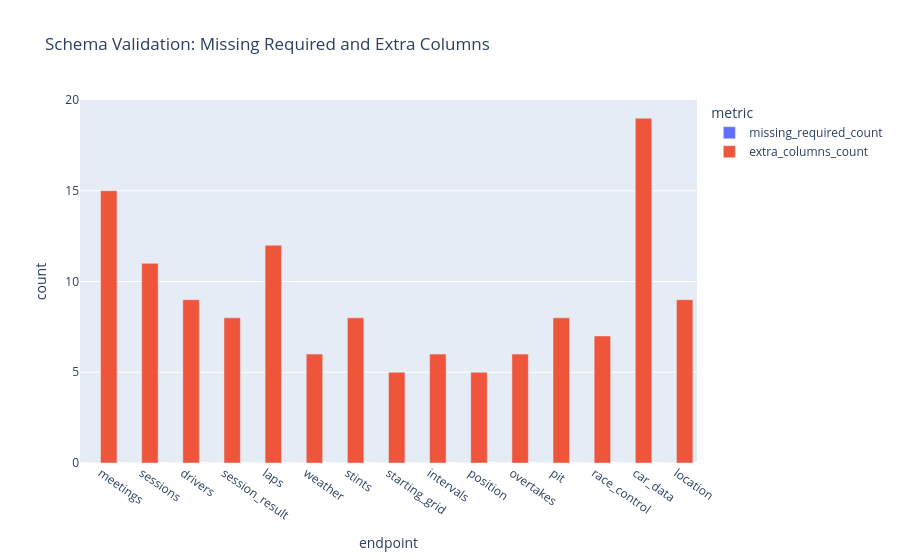

Notebook source saved alongside this figure:
### Code cell
plot_df = schema_df[["endpoint", "missing_required_count", "extra_columns_count"]].melt(id_vars="endpoint", var_name="metric", value_name="count")
fig = px.bar(plot_df, x="endpoint", y="count", color="metric", barmode="group", title="Schema Validation: Missing Required and Extra Columns")
fig.update_xaxes(tickangle=35)
fig.write_html(OUTPUT_CHARTS / "schema_validation.html", include_plotlyjs="cdn")
try:
    fig.write_image(OUTPUT_CHARTS / "schema_validation.png")
except Exception:
    pass
fig.show()

### Figure 1 — Plotly figure (JSON) as saved in the notebook; plotly's stock layout.template omitted (floating-point values rounded to 4 significant figures)
{"data": [{"alignmentgroup": "True", "hovertemplate": "metric=missing_required_count<br>endpoint=%{x}<br>count=%{y}<extra></extra>", "legendgroup": "missing_required_count", "marker": {"color": "#636efa", "pattern": {"shape": ""}}, "name": "missing_required_count", "offsetgroup": "missing_required_count", "orientation": "v", "showlegend": true, "textposition": "auto", "type": "bar", "x": ["meetings", "sessions", "drivers", "session_result", "laps", "weather", "stints", "starting_grid", "intervals", "position", "overtakes", "pit", "race_control", "car_data", "location"], "xaxis": "x", "y": [0, 0, 0, 0, 0, 0, 0, 0, 0, 0, 0, 0, 0, 0, 0], "yaxis": "y"}, {"alignmentgroup": "True", "hovertemplate": "metric=extra_columns_count<br>endpoint=%{x}<br>count=%{y}<extra></extra>", "legendgroup": "extra_columns_count", "marker": {"color": "#EF553B", "pattern": {"shape": ""}}, "name": "extra_columns_count", "offsetgroup": "extra_columns_count", "orientation": "v", "showlegend": true, "textposition": "auto", "type": "bar", "x": ["meetings", "sessions", "drivers", "session_result", "laps", "weather", "stints", "starting_grid", "intervals", "position", "overtakes", "pit", "race_control", "car_data", "location"], "xaxis": "x", "y": [15, 11, 9, 8, 12, 6, 8, 5, 6, 5, 6, 8, 7, 19, 9], "yaxis": "y"}], "layout": {"barmode": "group", "legend": {"title": {"text": "metric"}, "tracegroupgap": 0}, "title": {"text": "Schema Validation: Missing Required and Extra Columns"}, "xaxis": {"anchor": "y", "domain": [0, 1], "tickangle": 35, "title": {"text": "endpoint"}}, "yaxis": {"anchor": "x", "domain": [0, 1], "title": {"text": "count"}}}}
